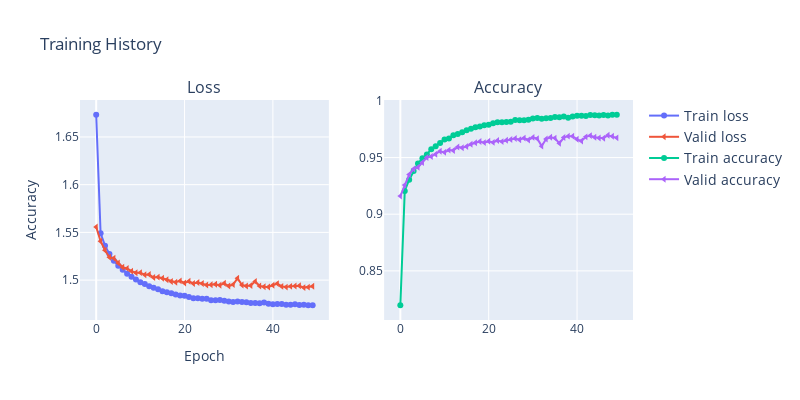

Here is the notebook cell this chart was saved with:
### Markdown cell above
### Визуализирую accuracy для каждой эпохи. Видно, как по мере обучения метрика растет

### Code cell
import plotly.graph_objs as go
import plotly.express as px
from plotly.subplots import make_subplots

x_arr = np.arange(len(hists[0]) + 1)
fig = make_subplots(rows=1, cols=2, subplot_titles=('Loss', 'Accuracy'))
fig.add_trace(go.Scatter(x=x_arr, y=hists[0], mode='lines+markers', name='Train loss', marker=dict(symbol='circle')), row=1, col=1)
fig.add_trace(go.Scatter(x=x_arr, y=hists[2], mode='lines+markers', name='Valid loss', marker=dict(symbol='triangle-left')), row=1, col=1)
fig.add_trace(go.Scatter(x=x_arr, y=hists[1], mode='lines+markers', name='Train accuracy', marker=dict(symbol='circle')), row=1, col=2)
fig.add_trace(go.Scatter(x=x_arr, y=hists[3], mode='lines+markers', name='Valid accuracy', marker=dict(symbol='triangle-left')), row=1, col=2)
fig.update_yaxes(title_text='Loss', row=1, col=1)
fig.update_xaxes(title_text='Epoch', row=1, col=1)
fig.update_yaxes(title_text='Accuracy', row=1, col=1)
fig.update_xaxes(title_text='Epoch', row=1, col=1)
fig.update_layout(
    title_text="Training History",
    width=800, height=400,
    legend=dict(font=dict(size=14))
)
fig.show()

### Figure 1 — Plotly figure (JSON) as saved in the notebook; plotly's stock layout.template omitted (floating-point values rounded to 4 significant figures)
{"data": [{"marker": {"symbol": "circle"}, "mode": "lines+markers", "name": "Train loss", "type": "scatter", "x": [0, 1, 2, 3, 4, 5, 6, 7, 8, 9, 10, 11, 12, 13, 14, 15, 16, 17, 18, 19, 20, 21, 22, 23, 24, 25, 26, 27, 28, 29, 30, 31, 32, 33, 34, 35, 36, 37, 38, 39, 40, 41, 42, 43, 44, 45, 46, 47, 48, 49, 50], "xaxis": "x", "y": [1.673, 1.549, 1.536, 1.527, 1.52, 1.515, 1.511, 1.507, 1.504, 1.501, 1.498, 1.496, 1.494, 1.492, 1.49, 1.488, 1.487, 1.486, 1.485, 1.484, 1.484, 1.482, 1.481, 1.481, 1.481, 1.48, 1.479, 1.479, 1.479, 1.478, 1.477, 1.477, 1.478, 1.477, 1.477, 1.476, 1.476, 1.476, 1.477, 1.475, 1.475, 1.475, 1.475, 1.474, 1.474, 1.475, 1.474, 1.474, 1.474, 1.474], "yaxis": "y"}, {"marker": {"symbol": "triangle-left"}, "mode": "lines+markers", "name": "Valid loss", "type": "scatter", "x": [0, 1, 2, 3, 4, 5, 6, 7, 8, 9, 10, 11, 12, 13, 14, 15, 16, 17, 18, 19, 20, 21, 22, 23, 24, 25, 26, 27, 28, 29, 30, 31, 32, 33, 34, 35, 36, 37, 38, 39, 40, 41, 42, 43, 44, 45, 46, 47, 48, 49, 50], "xaxis": "x", "y": [1.556, 1.541, 1.531, 1.524, 1.523, 1.518, 1.513, 1.512, 1.509, 1.508, 1.508, 1.506, 1.506, 1.503, 1.503, 1.502, 1.5, 1.499, 1.498, 1.499, 1.497, 1.499, 1.496, 1.497, 1.496, 1.495, 1.495, 1.496, 1.495, 1.497, 1.494, 1.495, 1.502, 1.495, 1.494, 1.494, 1.499, 1.494, 1.493, 1.493, 1.495, 1.496, 1.493, 1.493, 1.493, 1.494, 1.494, 1.492, 1.493, 1.494], "yaxis": "y"}, {"marker": {"symbol": "circle"}, "mode": "lines+markers", "name": "Train accuracy", "type": "scatter", "x": [0, 1, 2, 3, 4, 5, 6, 7, 8, 9, 10, 11, 12, 13, 14, 15, 16, 17, 18, 19, 20, 21, 22, 23, 24, 25, 26, 27, 28, 29, 30, 31, 32, 33, 34, 35, 36, 37, 38, 39, 40, 41, 42, 43, 44, 45, 46, 47, 48, 49, 50], "xaxis": "x2", "y": [0.8196, 0.9206, 0.9305, 0.9381, 0.9447, 0.9495, 0.9528, 0.9573, 0.9601, 0.9628, 0.966, 0.9669, 0.9697, 0.9709, 0.9723, 0.9742, 0.9755, 0.9767, 0.9774, 0.9786, 0.979, 0.9802, 0.9812, 0.9812, 0.9814, 0.9817, 0.9832, 0.983, 0.9828, 0.9834, 0.9845, 0.9849, 0.9842, 0.9847, 0.985, 0.9857, 0.9856, 0.9862, 0.9851, 0.9863, 0.9868, 0.9868, 0.9867, 0.9876, 0.9875, 0.9871, 0.9876, 0.9872, 0.9878, 0.9878], "yaxis": "y2"}, {"marker": {"symbol": "triangle-left"}, "mode": "lines+markers", "name": "Valid accuracy", "type": "scatter", "x": [0, 1, 2, 3, 4, 5, 6, 7, 8, 9, 10, 11, 12, 13, 14, 15, 16, 17, 18, 19, 20, 21, 22, 23, 24, 25, 26, 27, 28, 29, 30, 31, 32, 33, 34, 35, 36, 37, 38, 39, 40, 41, 42, 43, 44, 45, 46, 47, 48, 49, 50], "xaxis": "x2", "y": [0.916, 0.9257, 0.935, 0.9399, 0.9414, 0.9457, 0.95, 0.9509, 0.953, 0.9556, 0.9546, 0.9566, 0.9562, 0.9594, 0.9586, 0.9598, 0.9618, 0.9631, 0.9642, 0.9632, 0.9644, 0.9634, 0.965, 0.9641, 0.9653, 0.966, 0.9668, 0.9658, 0.9672, 0.9655, 0.9678, 0.9667, 0.9601, 0.9664, 0.9679, 0.9672, 0.9626, 0.9677, 0.9689, 0.9689, 0.9661, 0.9646, 0.9683, 0.9694, 0.9679, 0.9673, 0.967, 0.9697, 0.9688, 0.9674], "yaxis": "y2"}], "layout": {"annotations": [{"font": {"size": 16}, "showarrow": false, "text": "Loss", "x": 0.225, "xanchor": "center", "xref": "paper", "y": 1, "yanchor": "bottom", "yref": "paper"}, {"font": {"size": 16}, "showarrow": false, "text": "Accuracy", "x": 0.775, "xanchor": "center", "xref": "paper", "y": 1, "yanchor": "bottom", "yref": "paper"}], "height": 400, "legend": {"font": {"size": 14}}, "title": {"text": "Training History"}, "width": 800, "xaxis": {"anchor": "y", "domain": [0, 0.45], "title": {"text": "Epoch"}}, "xaxis2": {"anchor": "y2", "domain": [0.55, 1]}, "yaxis": {"anchor": "x", "domain": [0, 1], "title": {"text": "Accuracy"}}, "yaxis2": {"anchor": "x2", "domain": [0, 1]}}}
